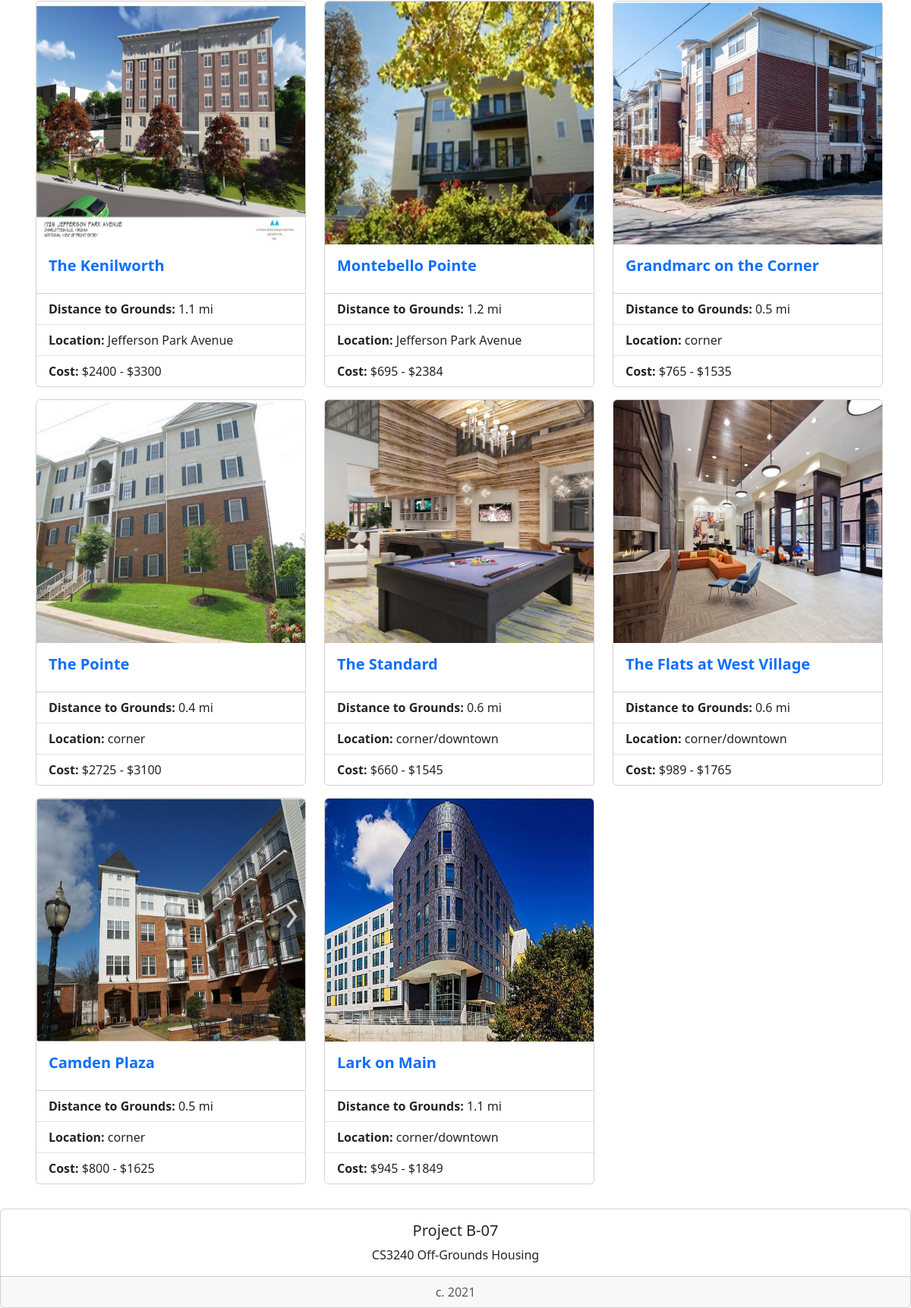
/housing/list/ (lower part), run on an earlier commit of the app's database.
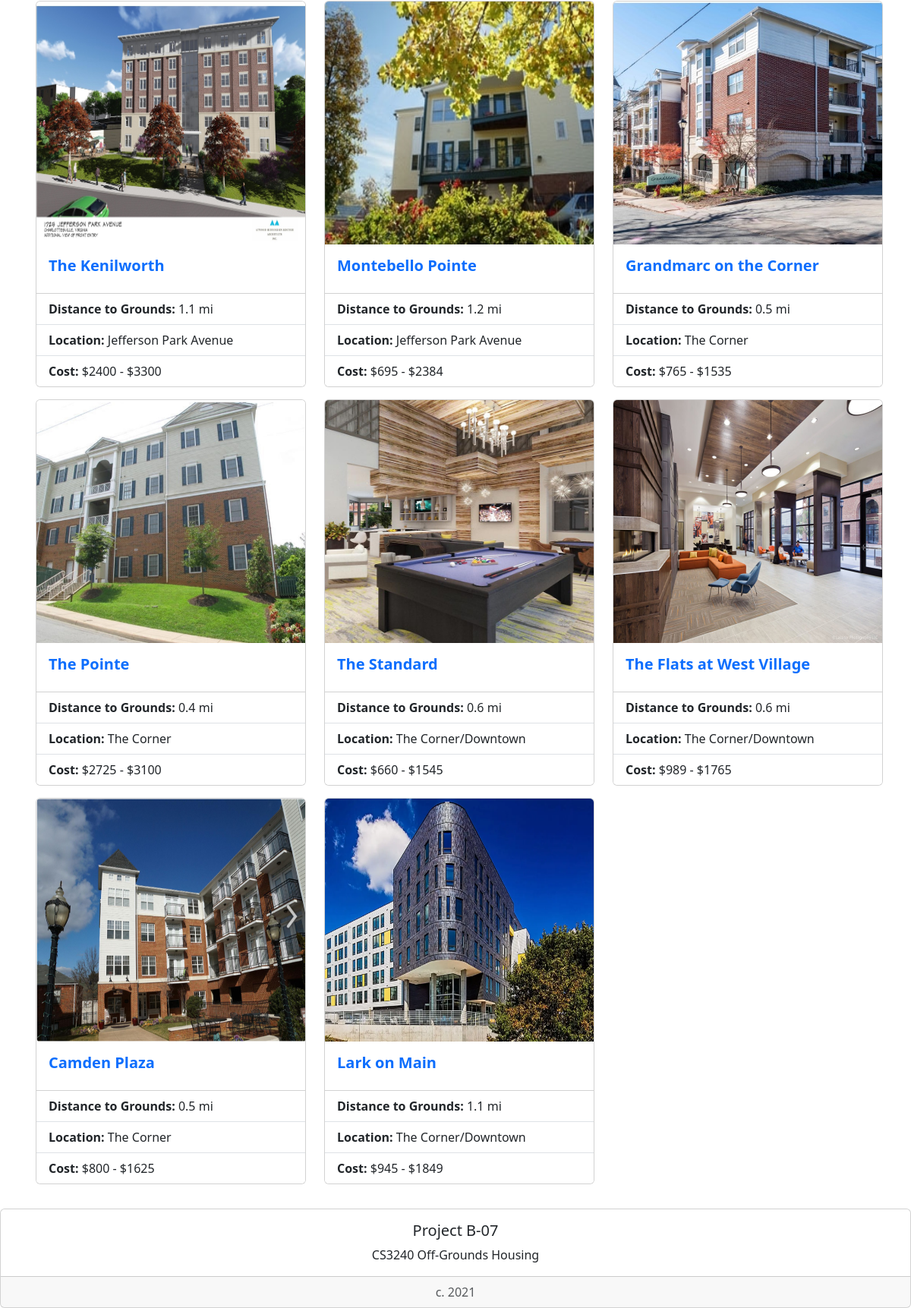
And on a later commit of the database.
### housing/models.py (models this page shows, shortened)
class StudentHousing(models.Model):
    name = models.CharField(max_length=200)
    distToGrounds = models.FloatField(default=0)
    parking = models.BooleanField()
    minCost = models.IntegerField(default=0)
    maxCost = models.IntegerField(default=0)
    location = models.TextField(max_length=200, null=True)
    landlordEmail = models.CharField(max_length=200, null=True)
    landlordPhone = models.CharField(max_length=200, null=True)
    amenities = models.TextField(max_length=200, null=True)
    deadline = models.CharField(max_length=200, null=True)
    averageRating = models.FloatField(default=0)
    address = models.TextField(max_length=200, null=True)
    image = models.ImageField(blank=True, null=True) #makes it optional to include an image
    lat = models.FloatField(blank=True, null=True) #leave blank
    long = models.FloatField(blank=True, null=True) #leave blank

### housing/views.py (the view)
# urls.py: path('list/', views.HousingListView.as_view(), name='studentHousingList'),
class HousingListView(generic.ListView):
    template_name = 'housing/studentHousingList.html'
    context_object_name = 'studentHousing_list'
    def get_queryset(self):
        return StudentHousing.objects.filter(distToGrounds__gt=0).filter(minCost__gt=0).filter(maxCost__gt=0)\
            .filter(averageRating__gte=0).filter(averageRating__lte=5)

### housing/templates/housing/studentHousingList.html (shortened to what this page needs)
<!doctype html>
<link href='https://api.mapbox.com/mapbox-gl-js/v2.3.1/mapbox-gl.css' rel='stylesheet' /> {% load bootstrap5 %} {% bootstrap_css %} {% bootstrap_javascript %} {% load socialaccount %}
 {% if studentHousing_list %}
<dl style="margin-left: 10px">
    <div class="container">
        <div class="row">
            {% for studentHousing in studentHousing_list %}
            <div class="col-sm-4 ">
                <div class="card mb-3" bg-dark mb-3>
                    {% if studentHousing.image %}
                    <img class="card-img-top img-fluid" width="25%" src="{{  studentHousing.image.url }}" alt="Card image cap" style="width: 30rem; height: 20rem;"> {% endif %}
                    <div class="card-body">
                        <h5 class="card-title"><a style="text-decoration:none" href="{% url 'housing:detail' studentHousing.id %}"><strong>{{ studentHousing.name }}</strong></a></h5>
                    </div>
                    <ul class="list-group list-group-flush">
                        <li class="list-group-item"><strong>Distance to Grounds:</strong> {{ studentHousing.distToGrounds }} mi</li>
                        <li class="list-group-item"><strong>Location:</strong> {{ studentHousing.location }}</li>
                        <li class="list-group-item"><strong>Cost:</strong> ${{ studentHousing.minCost }} - ${{ studentHousing.maxCost }}</li>
                    </ul>
                </div>
            </div>
            {% endfor %}
        </div>
    </div>
</dl>
{% else %}
<p>No housing options are available.</p>
{% endif %}
<div style="bottom:0; width:100%" class="card text-center">
    <div class="card-body">
        <h5 class="card-title">Project B-07</h5>
        <p class="card-text">CS3240 Off-Grounds Housing</p>
    </div>
    <div class="card-footer text-muted">
        c. 2021
    </div>
</div>

What changed in the data, as far as the page shows it:
changed StudentHousing "Grandmarc on the Corner": location "corner" → "The Corner"
changed StudentHousing "The Pointe": location "corner" → "The Corner"
changed StudentHousing "The Standard": location "corner/downtown" → "The Corner/Downtown"
changed StudentHousing "The Flats at West Village": location "corner/downtown" → "The Corner/Downtown"
changed StudentHousing "Camden Plaza": location "corner" → "The Corner"
changed StudentHousing "Lark on Main": location "corner/downtown" → "The Corner/Downtown"
